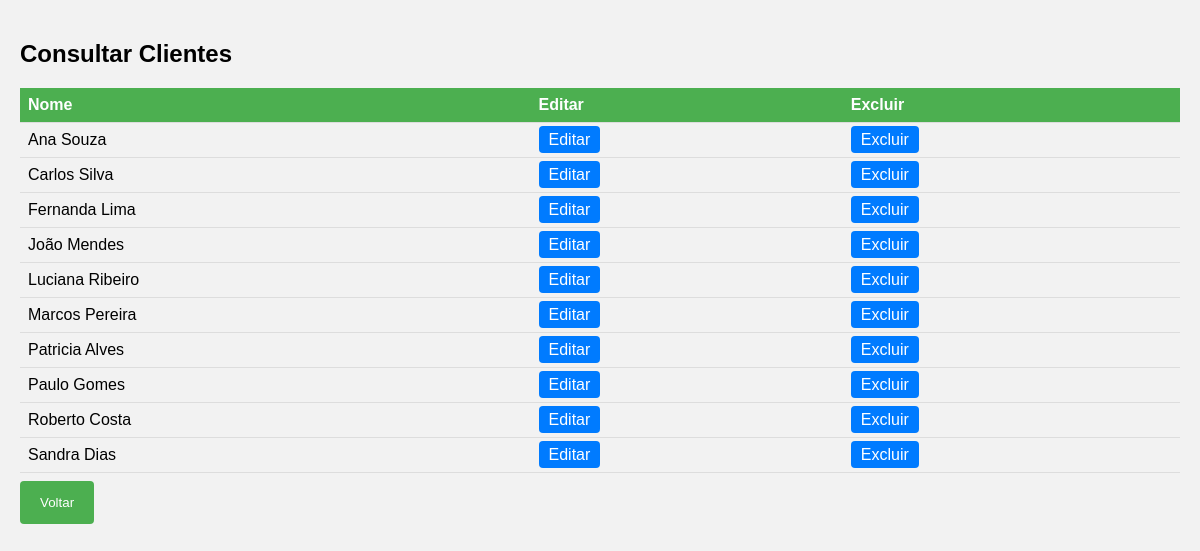
The page /ConsultarCliente.php on the database its author committed.
### tables this page shows
CREATE TABLE clientes (
  id INTEGER PRIMARY KEY AUTO_INCREMENT,
  nome VARCHAR(100) NOT NULL,
  endereco VARCHAR(100) NOT NULL,
  numero VARCHAR(10) NOT NULL,
  bairro VARCHAR(50) NOT NULL,
  cidade VARCHAR(80) NOT NULL,
  estado CHAR(2) NOT NULL,
  email VARCHAR(100),
  cpf_cnpj VARCHAR(14) NOT NULL,
  rg VARCHAR(11) NOT NULL,
  telefone VARCHAR(15),
  celular VARCHAR(15) NOT NULL,
  data_nasc DATE NOT NULL,
  salario NUMERIC(10,2) NOT NULL
) ENGINE INNODB;

### WEB/ConsultarCliente.php (the view, shortened to what this page needs)
<!DOCTYPE html>
<html lang="pt-br">
<head>
</head>
<body>
        <div class="container">
            <h2>Consultar Clientes</h2>
            <table>
                <?php
                    include('ConexaoBD.php');
                    $query = "SELECT id, nome FROM clientes ORDER BY nome";
                    $resu = mysqli_query($con, $query) or die(mysqli_error($con));
                    echo "<tr><th>Nome</th><th>Editar</th><th>Excluir</th></tr>";
                    while ($reg = mysqli_fetch_array($resu)){
                        echo "<tr>";
                        echo "<td>" . $reg['nome'] . "</td>";
                        echo "<td><a href='AlterarCliente.php?id=". $reg['id'] . "'>Editar</a></td>";
                        echo "<td><a href='DeletarCliente.php?id=". $reg['id'] . "'>Excluir</a></td>";
                        echo "</tr>";
                    }
                ?>
            </table>
        </div>
    <button id="btnVoltar" onclick="window.location='Clientes.php'">Voltar</button>
</body>
</html>

### WEB/ConsultarCliente.php (style rules this page uses)
body { font-family: Arial, sans-serif; background-color: #f2f2f2; margin: 0; padding: 20px; }
table { width: 100%; border-collapse: collapse; margin-top: 20px; }
th, td { padding: 8px; text-align: left; border-bottom: 1px solid #ddd; }
th { background-color: #4CAF50; color: white; }
a { text-decoration: none; color: #007bff; padding: 5px 10px; border-radius: 4px; background-color: #007bff; color: white; }
#btnVoltar { background-color: #4CAF50; color: white; padding: 14px 20px; margin: 8px 0; border: none; border-radius: 4px; cursor: pointer; margin-bottom: 20px; }

### rows shown on the page
clientes: nome "Ana Souza"
clientes: nome "Carlos Silva"
clientes: nome "Fernanda Lima"
clientes: nome "João Mendes"
clientes: nome "Luciana Ribeiro"
clientes: nome "Marcos Pereira"
clientes: nome "Patricia Alves"
clientes: nome "Paulo Gomes"
clientes: nome "Roberto Costa"
clientes: nome "Sandra Dias"
